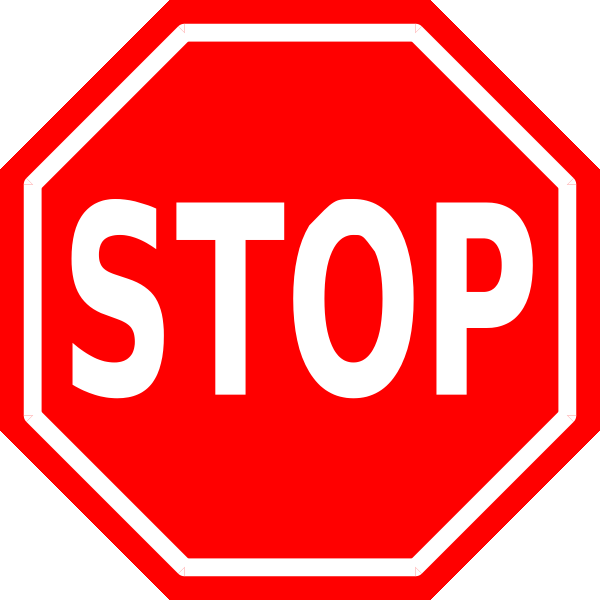
#> input picture Classification/5_Sign_board_skeleton/Train/STOP_SIGNAL/STOP9.png, 600 x 600 px; its folder holds only this picture in this run
$ jupyter execute --allow-errors Multi_Feature.ipynb   (shell and % lines are left out)   (older library calls are emulated)
#> lines starting #> are read from the running program, lines starting #| are printed output that depends on the picture
#> further down, image is the input picture: shape (600, 600, 3); mean B, G, R 94.8, 94.8, 255
# **Multi Feature Extraction - A Skeleton Structure for Image classification**

# Traffic Sign Board Detection

[cell 1]
from __future__ import print_function
from sklearn.model_selection import train_test_split
from sklearn.metrics import classification_report
from sklearn.ensemble import RandomForestClassifier
from sklearn.tree import DecisionTreeClassifier
from imutils import paths
import numpy as np
import argparse
import mahotas
import cv2
import pickle as cPickle
from google.colab.patches import cv2_imshow

**Color Channel Statistics**

[cell 2]
def describe(image):
	# extract the mean and standard deviation from each channel of the image
	# in the HSV color space
	image = cv2.resize(image,(500,500))
#> image: shape (500, 500, 3)
	(means, stds) = cv2.meanStdDev(cv2.cvtColor(image, cv2.COLOR_BGR2HSV))
#> means = [0, 160.2, 255]; stds = [0, 121.8, 0]
	colorStats = np.concatenate([means, stds]).flatten()
#> colorStats = [0, 160.2, 255, 0, 121.8, 0]

	# extract Haralick texture features
	gray = cv2.cvtColor(image, cv2.COLOR_BGR2GRAY)
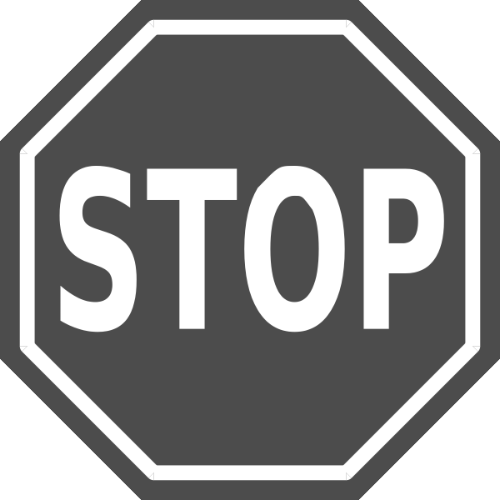
#> gray: shape (500, 500); min 76, max 255, mean 142.5
	haralick = mahotas.features.haralick(gray).mean(axis=0)

	# return a concatenated feature vector of color statistics and Haralick
	# texture features
	return np.hstack([colorStats, haralick])

[cell 3]
imagePaths = sorted(paths.list_images("machine_learning/Machine_learning/5_Sign_board_skeleton/Train"))
data = []
labels = []

#> (a cell that did not finish here is left out)
